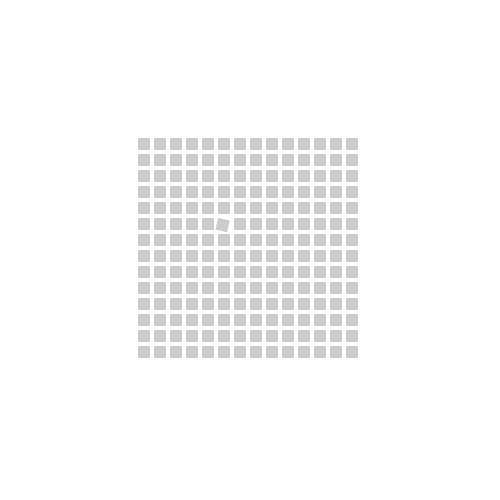
Frame 1 (no input)
Frame 2 (the mouse pressed at the canvas centre, redrawn once): identical to frame 1, image omitted

The Processing sketch that drew this single still picture (run headless with seeded random() and noise(); the mouse was pressed at the canvas centre and the sketch redrawn once):

// Processing sketch: sketch_151203c
// ── sketch_151203c.pde
int numX = 14;
int numY = 14;
int rW = 12;
int gap = 4;
Square[][] squares;  

int offSetX;
int offSetY;
int totalWidth;

color c1;
color c2;

void setup(){
    hint(ENABLE_STROKE_PURE);

  size(500,500);  
  noLoop();
  noStroke();
  totalWidth = (numX*(rW+gap)); 
  offSetX = width/2 - totalWidth/2;
  offSetY = offSetX;
   squares = new Square[numY][numX];
   c1 = color(204,204,204);
    c2 = color(204,204,204);
 }


void draw(){
  background(255);
  translate(offSetX,offSetY);
  
  for(int i=0; i<numX; i++){
   for(int j=0; j<numY; j++){
     squares[j][i] = new Square(rW, j*(rW+gap), i*(rW+gap));
     if(i==5 && j==5){
       fill(c2);
       squares[j][i].drawRotate();
     }else{
       fill(c1);
       squares[j][i].draw();
     }
     translate(rW+gap,0);
   }
   translate(-totalWidth,0);
   translate(0,rW+gap);
  } 
  save("squares.png");
}

class Square{
   int sw;
    int sox;
   int soy; 
   Square(int w, int ox, int oy){
     sw = w;
     sox = ox;
     soy = oy;
     
   }
   
   void draw(){
//     rect(sox, soy, sox+sw, sox+sw); 
      rect(0,0,sw,sw);
 }
   
   void drawRotate(){
     float howMuch = PI/15;
     rotate(howMuch);
     rect(0,0,sw,sw);
     rotate(-howMuch); 
   }
}   
